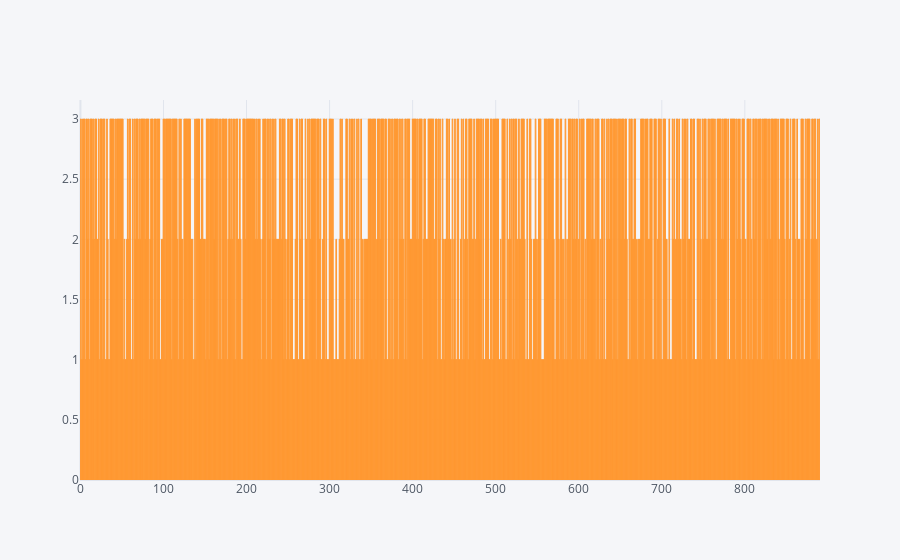

The notebook cell this image was saved under:
### Code cell
train['Pclass'].iplot(kind = 'bar')

### Figure 1 — Plotly figure (JSON) as saved in the notebook; plotly's stock layout.template omitted (floating-point values rounded to 4 significant figures; data arrays with more than 128 entries replaced by an {"elided": "..."} marker saying what was removed)
{"data": [{"marker": {"color": "rgba(255, 153, 51, 0.6)", "line": {"color": "rgba(255, 153, 51, 1.0)", "width": 1}}, "name": "Pclass", "orientation": "v", "text": "", "type": "bar", "x": {"elided": "891 int values"}, "y": {"elided": "891 int values"}}], "layout": {"legend": {"bgcolor": "#F5F6F9", "font": {"color": "#4D5663"}}, "paper_bgcolor": "#F5F6F9", "plot_bgcolor": "#F5F6F9", "title": {"font": {"color": "#4D5663"}}, "xaxis": {"gridcolor": "#E1E5ED", "showgrid": true, "tickfont": {"color": "#4D5663"}, "title": {"font": {"color": "#4D5663"}, "text": ""}, "zerolinecolor": "#E1E5ED"}, "yaxis": {"gridcolor": "#E1E5ED", "showgrid": true, "tickfont": {"color": "#4D5663"}, "title": {"font": {"color": "#4D5663"}, "text": ""}, "zerolinecolor": "#E1E5ED"}}}
